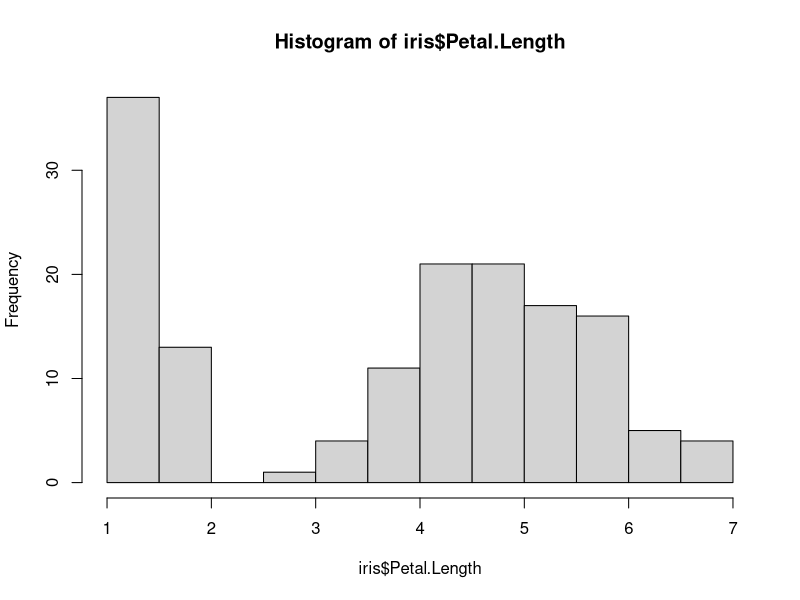
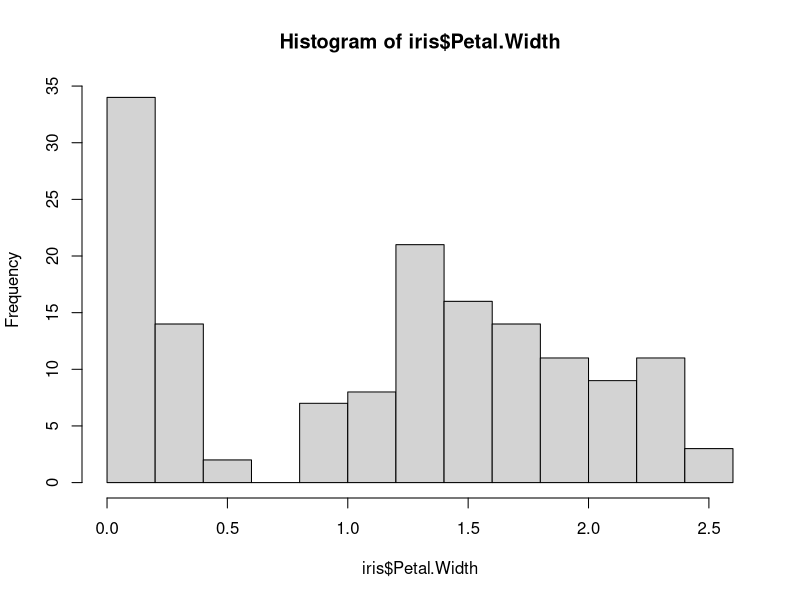
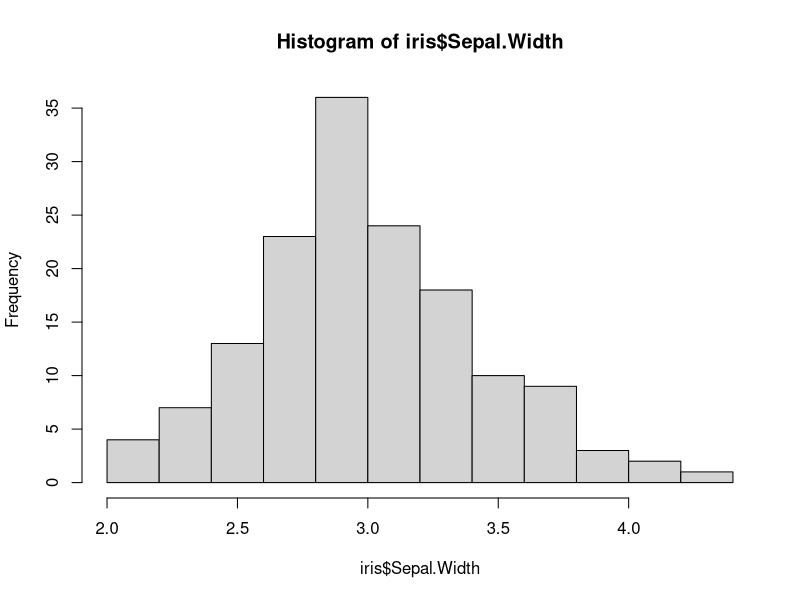
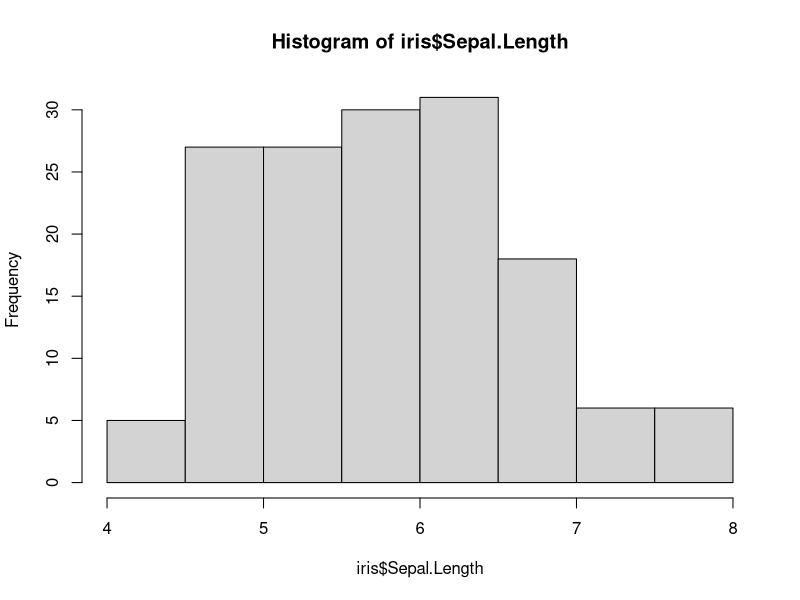
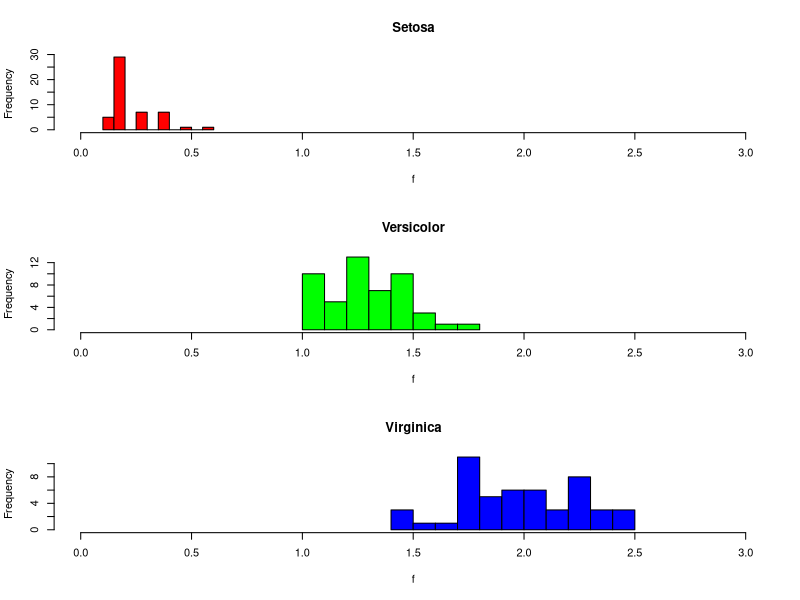

The R source for these figures, in order:
library(datasets)

?iris

head(iris)

hist(iris$Petal.Length)
hist(iris$Petal.Width)
hist(iris$Sepal.Width)
hist(iris$Sepal.Length)

# change parameter mfrow in order to put graphs in 3 rows and one column ('c' is for concatenating)
    par(mfrow=c(3,1))

hist(iris$Petal.Width [iris$Species == "setosa"],
    col="#FF0000",
    xlim = c(0,3),
    breaks = 9, # "Suggestion" of how many bars
    main = "Setosa",
    xlab = "f")

hist(iris$Petal.Width [iris$Species == "versicolor"],
    col="#00FF00",
    xlim = c(0,3),
    breaks = 9, # "Suggestion" of how many bars
    main = "Versicolor",
    xlab = "f")

hist(iris$Petal.Width [iris$Species == "virginica"],
    col="#0000FF",
    xlim = c(0,3),
    breaks = 9, # "Suggestion" of how many bars
    main = "Virginica",
    xlab = "f")

# Small multiples: Similar graphs for comparison
